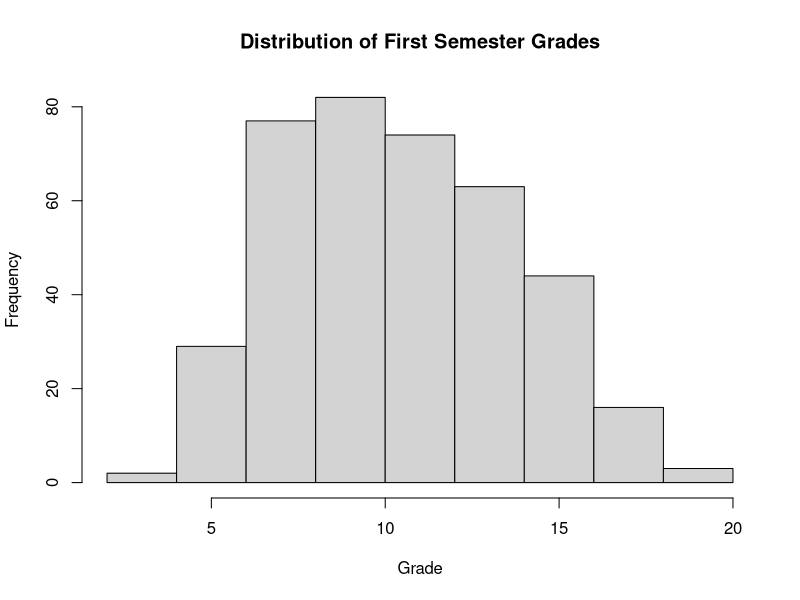
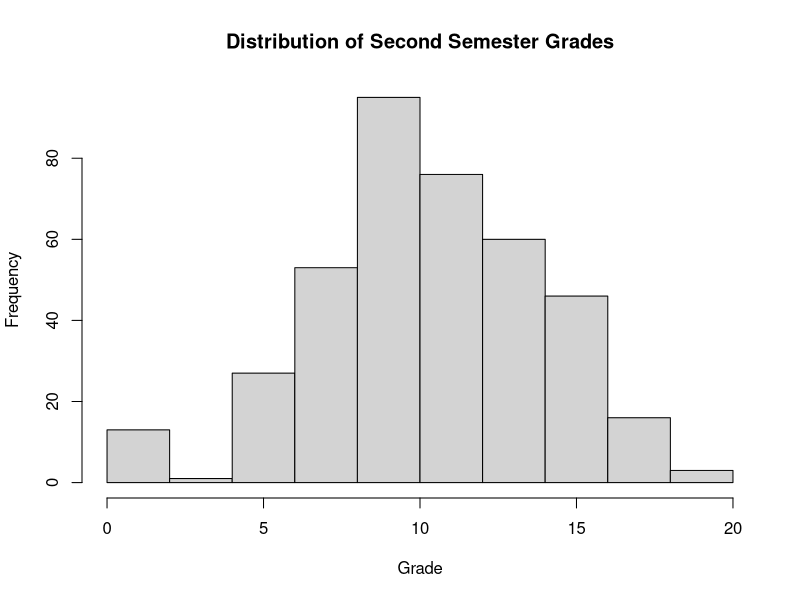
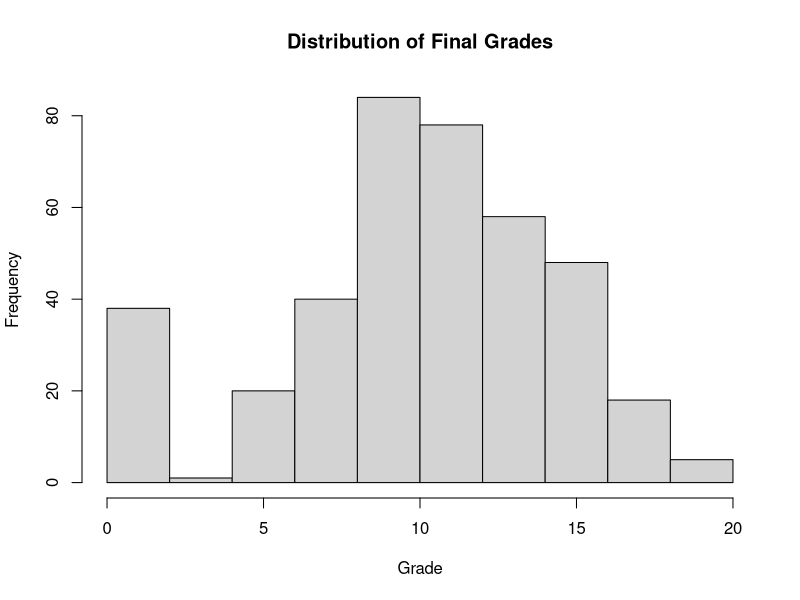
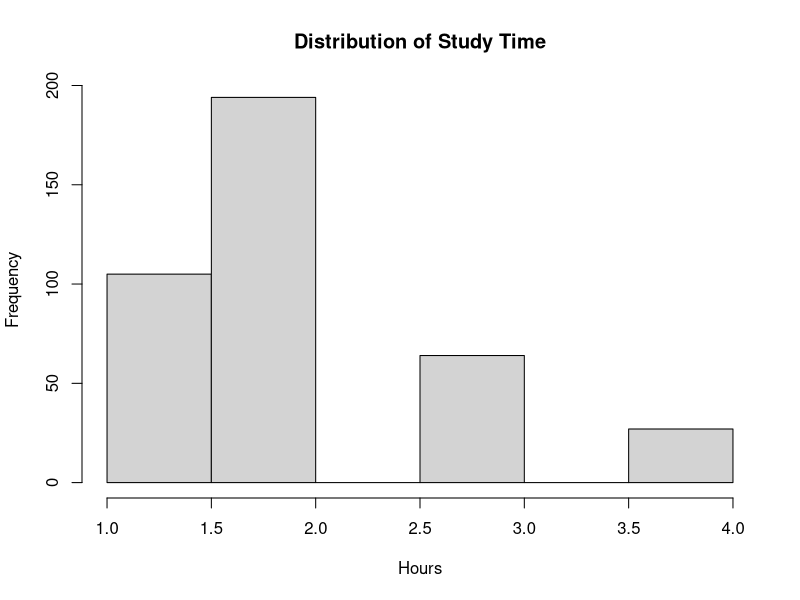
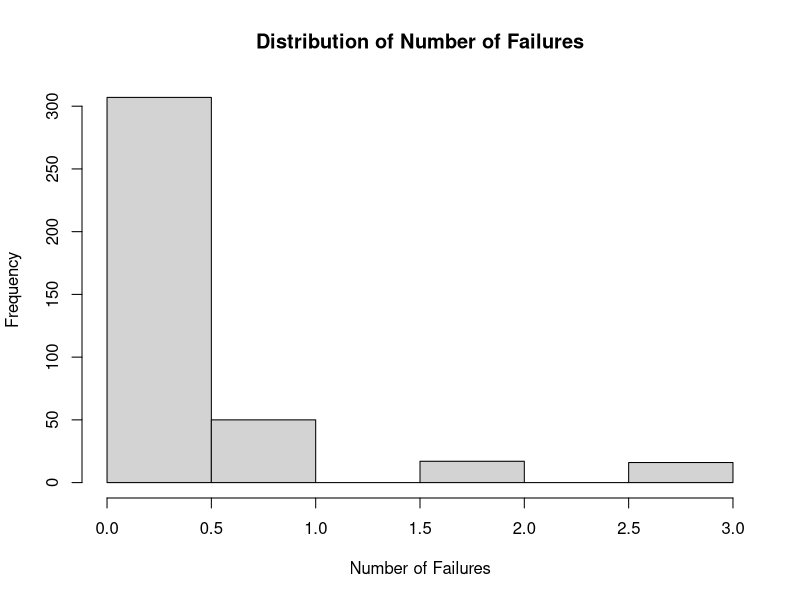
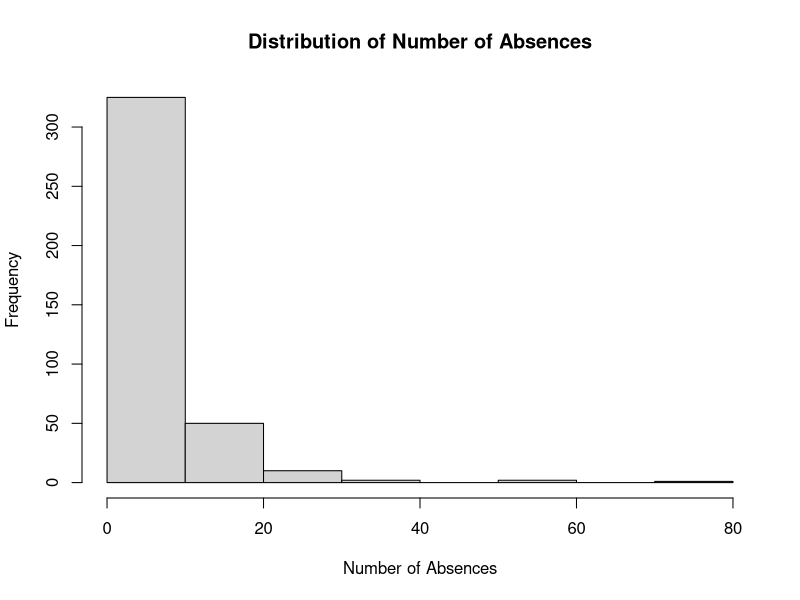
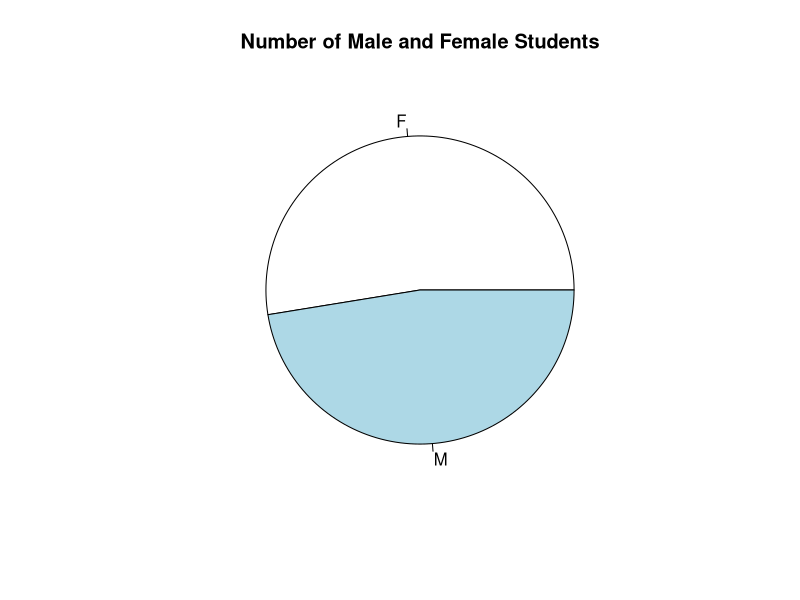
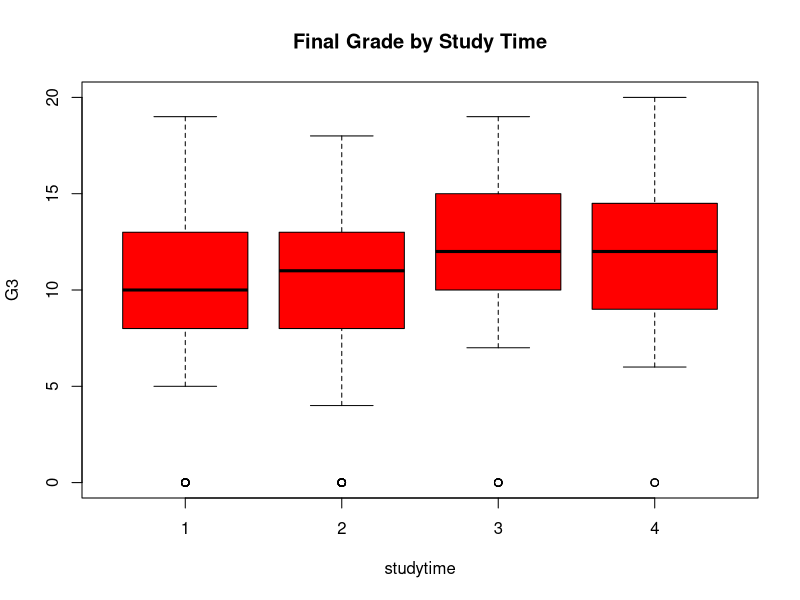

The R script that drew these images, in order:
library(readr)
setwd("C:/Users/ThinkPro/Documents/R/win-library/4.1")

# Load dataset
grade <- read.csv("student_scores.csv", header = TRUE)
View(grade)

# Remove missing values
is.na(grade)
grade <- na.omit(grade)
grade

# Extract variables
G1 <- grade$G1
G2 <- grade$G2
G3 <- grade$G3
studytime <- grade$studytime
failures <- grade$failures
absences <- grade$absences
paid <- grade$paid
sex <- grade$sex

# Summary statistics
Mean <- data.frame(t(apply(grade[c("G1","G2","G3","studytime","failures","absences")], 2, mean)), row.names = "Mean")
Median <- data.frame(t(apply(grade[c("G1","G2","G3","studytime","failures","absences")], 2, median)), row.names = "Median")
Standard_deviation <- data.frame(t(apply(grade[c("G1","G2","G3","studytime","failures","absences")], 2, sd)), row.names = "Standard deviation")
Max <- data.frame(t(apply(grade[c("G1","G2","G3","studytime","failures","absences")], 2, max)), row.names = "Max")
Min <- data.frame(t(apply(grade[c("G1","G2","G3","studytime","failures","absences")], 2, min)), row.names = "Min")

df <- data.frame(rbind(Mean, Median, Standard_deviation, Max, Min))
df

# Frequency tables
data.frame(table(sex))
data.frame(table(paid))

# Histograms
hist(G1, main = "Distribution of First Semester Grades", xlab = "Grade", ylab = "Frequency")
hist(G2, main = "Distribution of Second Semester Grades", xlab = "Grade", ylab = "Frequency")
hist(G3, main = "Distribution of Final Grades", xlab = "Grade", ylab = "Frequency")
hist(studytime, main = "Distribution of Study Time", xlab = "Hours", ylab = "Frequency")
hist(failures, main = "Distribution of Number of Failures", xlab = "Number of Failures", ylab = "Frequency")
hist(absences, main = "Distribution of Number of Absences", xlab = "Number of Absences", ylab = "Frequency")

# Pie chart
pie(table(sex), main = "Number of Male and Female Students")

# Boxplots
boxplot(G3 ~ studytime, main = "Final Grade by Study Time", col = "red")
boxplot(G3 ~ failures, main = "Final Grade by Number of Failures", col = "orange")
boxplot(G3 ~ absences, main = "Final Grade by Number of Absences", col = "yellow")
boxplot(G3 ~ paid, main = "Final Grade by Extra Class Participation", col = "green")
boxplot(G3 ~ sex, main = "Final Grade by Gender", col = "blue")

# Regression analysis
analysis <- lm(G3 ~ G1 + G2 + studytime + failures + absences + paid + sex)
anova(analysis)
summary(analysis)

# Residual plots
plot(fitted(analysis), resid(analysis), 
     xlab = "Fitted values", 
     ylab = "Residuals", 
     main = "Plot of Residuals vs Fitted Values")

op = par(mfrow = c(2, 2))
plot(analysis)

# Reduced model
M1 <- lm(G3 ~ G1 + G2 + absences)
anova(M1)

# Prediction for average values
x1 <- data.frame(G1 = mean(G1), G2 = mean(G2), absences = mean(absences))
predicted_x1 <- predict(M1, x1)
predicted_x1
